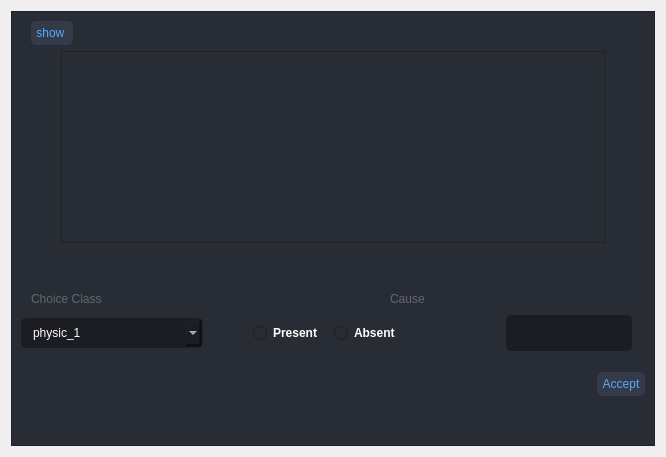
        <widget class="QWidget" name="page_ClassList">
         <layout class="QHBoxLayout" name="horizontalLayout_12">
          <item>
           <widget class="QFrame" name="frame_2">
            <property name="styleSheet">
             <string notr="true">background-color: rgb(40, 44, 52);
</string>
            </property>
            <property name="frameShape">
             <enum>QFrame::StyledPanel</enum>
            </property>
            <property name="frameShadow">
             <enum>QFrame::Raised</enum>
            </property>
            <layout class="QVBoxLayout" name="verticalLayout">
             <item>
              <layout class="QHBoxLayout" name="horizontalLayout_3">
               <item>
                <spacer name="horizontalSpacer_7">
                 <property name="orientation">
                  <enum>Qt::Horizontal</enum>
                 </property>
                 <property name="sizeType">
                  <enum>QSizePolicy::Fixed</enum>
                 </property>
                 <property name="sizeHint" stdset="0">
                  <size>
                   <width>10</width>
                   <height>20</height>
                  </size>
                 </property>
                </spacer>
               </item>
               <item>
                <widget class="QPushButton" name="Btn_showList">
                 <property name="styleSheet">
                  <string notr="true">QPushButton:hover {	
	color: rgb(210, 210, 210);
	background-color: rgb(44, 49, 60);
}
QPushButton
{

	border-radius: 5px;
	padding: 5px;
	color: rgb(85, 170, 255);
	background-color: rgb(52, 58, 71);
}
QPushButton:pressed {	
	background-color: rgba(85, 170, 255,0.5);
	
}</string>
                 </property>
                 <property name="text">
                  <string>show </string>
                 </property>
                </widget>
               </item>
               <item>
                <spacer name="horizontalSpacer_8">
                 <property name="orientation">
                  <enum>Qt::Horizontal</enum>
                 </property>
                 <property name="sizeHint" stdset="0">
                  <size>
                   <width>40</width>
                   <height>20</height>
                  </size>
                 </property>
                </spacer>
               </item>
              </layout>
             </item>
             <item>
              <layout class="QHBoxLayout" name="horizontalLayout_4">
               <item>
                <spacer name="horizontalSpacer_9">
                 <property name="orientation">
                  <enum>Qt::Horizontal</enum>
                 </property>
                 <property name="sizeType">
                  <enum>QSizePolicy::Fixed</enum>
                 </property>
                 <property name="sizeHint" stdset="0">
                  <size>
                   <width>40</width>
                   <height>20</height>
                  </size>
                 </property>
                </spacer>
               </item>
               <item>
                <widget class="QTableView" name="tableView_classList"/>
               </item>
               <item>
                <spacer name="horizontalSpacer_10">
                 <property name="orientation">
                  <enum>Qt::Horizontal</enum>
                 </property>
                 <property name="sizeType">
                  <enum>QSizePolicy::Fixed</enum>
                 </property>
                 <property name="sizeHint" stdset="0">
                  <size>
                   <width>40</width>
                   <height>20</height>
                  </size>
                 </property>
                </spacer>
               </item>
              </layout>
             </item>
             <item>
              <spacer name="verticalSpacer">
               <property name="orientation">
                <enum>Qt::Vertical</enum>
               </property>
               <property name="sizeType">
                <enum>QSizePolicy::Fixed</enum>
               </property>
               <property name="sizeHint" stdset="0">
                <size>
                 <width>20</width>
                 <height>40</height>
                </size>
               </property>
              </spacer>
             </item>
             <item>
              <layout class="QHBoxLayout" name="horizontalLayout">
               <item>
                <spacer name="horizontalSpacer_6">
                 <property name="orientation">
                  <enum>Qt::Horizontal</enum>
                 </property>
                 <property name="sizeType">
                  <enum>QSizePolicy::Fixed</enum>
                 </property>
                 <property name="sizeHint" stdset="0">
                  <size>
                   <width>10</width>
                   <height>20</height>
                  </size>
                 </property>
                </spacer>
               </item>
               <item>
                <widget class="QLabel" name="label_choiceClass">
                 <property name="font">
                  <font/>
                 </property>
                 <property name="styleSheet">
                  <string notr="true">color: rgb(98, 103, 111);</string>
                 </property>
                 <property name="text">
                  <string>Choice Class</string>
                 </property>
                </widget>
               </item>
               <item>
                <spacer name="horizontalSpacer_5">
                 <property name="orientation">
                  <enum>Qt::Horizontal</enum>
                 </property>
                 <property name="sizeHint" stdset="0">
                  <size>
                   <width>40</width>
                   <height>20</height>
                  </size>
                 </property>
                </spacer>
               </item>
               <item>
                <widget class="QLabel" name="label_CauseAbsent">
                 <property name="font">
                  <font/>
                 </property>
                 <property name="styleSheet">
                  <string notr="true">color: rgb(98, 103, 111);</string>
                 </property>
                 <property name="text">
                  <string>Cause</string>
                 </property>
                </widget>
               </item>
               <item>
                <spacer name="horizontalSpacer_20">
                 <property name="orientation">
                  <enum>Qt::Horizontal</enum>
                 </property>
                 <property name="sizeType">
                  <enum>QSizePolicy::Fixed</enum>
                 </property>
                 <property name="sizeHint" stdset="0">
                  <size>
                   <width>220</width>
                   <height>20</height>
                  </size>
                 </property>
                </spacer>
               </item>
              </layout>
             </item>
             <item>
              <layout class="QHBoxLayout" name="horizontalLayout_2">
               <item>
                <widget class="QComboBox" name="comboBox_class">
                 <property name="maximumSize">
                  <size>
                   <width>229</width>
                   <height>16777215</height>
                  </size>
                 </property>
                 <property name="styleSheet">
                  <string notr="true">QComboBox{
	background-color: rgb(27, 29, 35);
	border-radius: 5px;
	border: 2px solid rgb(27, 29, 35);
	padding: 5px;
	padding-left: 10px;
	color: rgb(255, 255, 255);
}
QComboBox:hover{
	border: 2px solid rgb(64, 71, 88);
}
QComboBox QAbstractItemView {
	color: rgb(85, 170, 255);	
	background-color: rgb(27, 29, 35);
	padding: 10px;
	selection-background-color: rgb(39, 44, 54);
}</string>
                 </property>
                 <item>
                  <property name="text">
                   <string>physic_1</string>
                  </property>
                 </item>
                 <item>
                  <property name="text">
                   <string>Computer_Workshop</string>
                  </property>
                 </item>
                 <item>
                  <property name="text">
                   <string>data_structures</string>
                  </property>
                 </item>
                 <item>
                  <property name="text">
                   <string>labratory</string>
                  </property>
                 </item>
                 <item>
                  <property name="text">
                   <string>analys and Desing Divices</string>
                  </property>
                 </item>
                 <item>
                  <property name="text">
                   <string>archetecture computer</string>
                  </property>
                 </item>
                 <item>
                  <property name="text">
                   <string>desing Algoritm</string>
                  </property>
                 </item>
                </widget>
               </item>
               <item>
                <spacer name="horizontalSpacer">
                 <property name="orientation">
                  <enum>Qt::Horizontal</enum>
                 </property>
                 <property name="sizeType">
                  <enum>QSizePolicy::Expanding</enum>
                 </property>
                 <property name="sizeHint" stdset="0">
                  <size>
                   <width>44</width>
                   <height>20</height>
                  </size>
                 </property>
                </spacer>
               </item>
               <item>
                <widget class="QRadioButton" name="radioButton_present">
                 <property name="maximumSize">
                  <size>
                   <width>71</width>
                   <height>16777215</height>
                  </size>
                 </property>
                 <property name="font">
                  <font>
                   <bold>true</bold>
                  </font>
                 </property>
                 <property name="styleSheet">
                  <string notr="true">QRadioButton:hover{
	border: 2px solid rgb(64, 71, 88);
	border-radius: 5px;
}
QRadioButton{
color: rgb(255, 255, 255);

}
</string>
                 </property>
                 <property name="text">
                  <string>Present</string>
                 </property>
                </widget>
               </item>
               <item>
                <spacer name="horizontalSpacer_2">
                 <property name="orientation">
                  <enum>Qt::Horizontal</enum>
                 </property>
                 <property name="sizeType">
                  <enum>QSizePolicy::Fixed</enum>
                 </property>
                 <property name="sizeHint" stdset="0">
                  <size>
                   <width>6</width>
                   <height>20</height>
                  </size>
                 </property>
                </spacer>
               </item>
               <item>
                <widget class="QRadioButton" name="radioButton_Absent">
                 <property name="maximumSize">
                  <size>
                   <width>70</width>
                   <height>16777215</height>
                  </size>
                 </property>
                 <property name="font">
                  <font>
                   <bold>true</bold>
                  </font>
                 </property>
                 <property name="styleSheet">
                  <string notr="true">QRadioButton:hover{
	border: 2px solid rgb(64, 71, 88);
	border-radius: 5px;
	
}
QRadioButton{
color: rgb(255, 255, 255);

}
</string>
                 </property>
                 <property name="text">
                  <string>Absent</string>
                 </property>
                </widget>
               </item>
               <item>
                <spacer name="horizontalSpacer_3">
                 <property name="orientation">
                  <enum>Qt::Horizontal</enum>
                 </property>
                 <property name="sizeType">
                  <enum>QSizePolicy::Fixed</enum>
                 </property>
                 <property name="sizeHint" stdset="0">
                  <size>
                   <width>100</width>
                   <height>20</height>
                  </size>
                 </property>
                </spacer>
               </item>
               <item>
                <widget class="QLineEdit" name="lineEdit_Cause">
                 <property name="minimumSize">
                  <size>
                   <width>0</width>
                   <height>0</height>
                  </size>
                 </property>
                 <property name="maximumSize">
                  <size>
                   <width>330</width>
                   <height>16777215</height>
                  </size>
                 </property>
                 <property name="styleSheet">
                  <string notr="true">background-color: rgb(27, 29, 35);
border-radius: 5px;
padding: 10px;
color: rgb(255, 255, 255);</string>
                 </property>
                </widget>
               </item>
               <item>
                <spacer name="horizontalSpacer_4">
                 <property name="orientation">
                  <enum>Qt::Horizontal</enum>
                 </property>
                 <property name="sizeType">
                  <enum>QSizePolicy::Fixed</enum>
                 </property>
                 <property name="sizeHint" stdset="0">
                  <size>
                   <width>13</width>
                   <height>20</height>
                  </size>
                 </property>
                </spacer>
               </item>
              </layout>
             </item>
             <item>
              <spacer name="verticalSpacer_2">
               <property name="orientation">
                <enum>Qt::Vertical</enum>
               </property>
               <property name="sizeType">
                <enum>QSizePolicy::Fixed</enum>
               </property>
               <property name="sizeHint" stdset="0">
                <size>
                 <width>20</width>
                 <height>15</height>
                </size>
               </property>
              </spacer>
             </item>
             <item>
              <layout class="QHBoxLayout" name="horizontalLayout_8">
               <item>
                <spacer name="horizontalSpacer_13">
                 <property name="orientation">
                  <enum>Qt::Horizontal</enum>
                 </property>
                 <property name="sizeHint" stdset="0">
                  <size>
                   <width>40</width>
                   <height>20</height>
                  </size>
                 </property>
                </spacer>
               </item>
               <item>
                <widget class="QPushButton" name="Btn_AccepStatus">
                 <property name="styleSheet">
                  <string notr="true">QPushButton:hover {	
	color: rgb(210, 210, 210);
	background-color: rgb(44, 49, 60);
}
QPushButton
{

	border-radius: 5px;
	padding: 5px;
	color: rgb(85, 170, 255);
	background-color: rgb(52, 58, 71);
}
QPushButton:pressed {	
	background-color: rgba(85, 170, 255,0.5);
	
}</string>
                 </property>
                 <property name="text">
                  <string>Accept</string>
                 </property>
                </widget>
               </item>
              </layout>
             </item>
             <item>
              <spacer name="verticalSpacer_3">
               <property name="orientation">
                <enum>Qt::Vertical</enum>
               </property>
               <property name="sizeType">
                <enum>QSizePolicy::Fixed</enum>
               </property>
               <property name="sizeHint" stdset="0">
                <size>
                 <width>20</width>
                 <height>40</height>
                </size>
               </property>
              </spacer>
             </item>
            </layout>
           </widget>
          </item>
         </layout>
        </widget>
